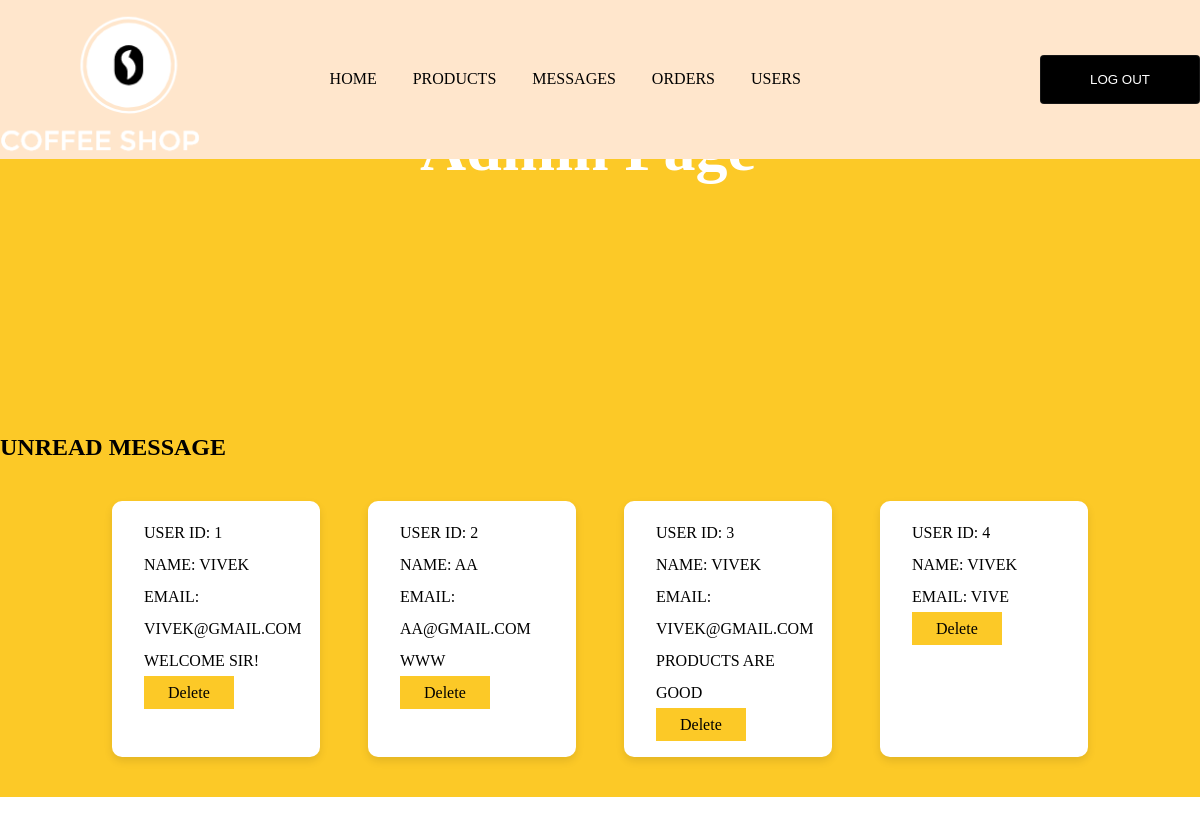
/admin_message.php, run on the app's committed database.
### tables this page shows
CREATE TABLE `message` (
  `id` int(250) NOT NULL,
  `user_id` int(250) NOT NULL,
  `name` varchar(250) NOT NULL,
  `email` varchar(250) NOT NULL,
  `number` varchar(250) NOT NULL,
  `message` varchar(250) NOT NULL
);

### admin_message.php (the view, shortened to what this page needs)
<?php
include ('./inc/conn.php');
?>
<!DOCTYPE html>
<html lang="en">
<head>
</head>
<body>
    <?php
    include ('admin_header.php');
    ?>
    <section class="message-container">
        <h1 class="title">Unread Message</h1>
        <div class="box-container">
            <?php
            $select_message = mysqli_query($conn, "SELECT * FROM `message`");
            if (mysqli_num_rows($select_message) > 0) {
                while ($fetch_message = mysqli_fetch_assoc($select_message)) {
                    ?>
                    <div class="box">
                        <p>user id: <span><?php echo $fetch_message['id']; ?></span></p>
                        <p>name: <span><?php echo $fetch_message['name']; ?></span></p>
                        <p>email: <span><?php echo $fetch_message['email']; ?></span></p>
                        <p><?php echo $fetch_message['message']; ?></p>
                        <a href="admin_message.php?delete=<?php echo $fetch_message['id']; ?>;"
                            onclick="return confirm('Delete this message');" class="delete">Delete</a>
                    </div>
                    <?php
                }
            } else {
                echo '
                <div class="empty">
                <p>no products added yet!</p>
                </div>';
            }
            ?>
        </div>
    </section>
</body>
</html>

### main.css (style rules this page uses)
* { margin: 0; padding: 0; box-sizing: border-box; }
:root { --box-shadow: 0px 0px 0px 6px rgb(255 255 255/40%); --orange: #f0a500; }
a { text-decoration: none; }
.form-container::before, .show-products::before, .message-container::before, .order-container::before { content: ''; background: url('img/6.png'); position: absolute; top: -5%; Left: -15px; width: 225px; height: 650px; background-size: 225px; background-repeat: no-repeat; z-index: 100; }
.box-container { padding: 2% 8%; display: grid; grid-template-columns: repeat(auto-fit, minmax(20rem, 1fr)); column-gap: 1rem; }
.box-container .box, .popular-brands-content .card { box-shadow: var(--box-shadow2); padding: 2rem; margin: 1rem; text-align: center; border-radius: 10px; Line-height: 2; text-transform: uppercase; position: relative; overflow: hidden; box-shadow: 0 4px 8px rgba(0, 0, 0, 0.1); }

### admin_header.php (style rules this page uses)
* { margin: 0; padding: 0; box-sizing: border-box; }
:root { --box-shadow: 0px 0px 0px 6px rgb(255 255 255/40%); --orange: #fcc927; }
a { text-decoration: none; }
.form-container::before, .show-products::before, .message-container::before, .order-container::before { content: ''; background: url('img/6.png'); position: absolute; top: -5%; Left: -15px; width: 225px; height: 650px; background-size: 225px; background-repeat: no-repeat; z-index: 100; }
.box-container { padding: 2% 8%; display: grid; grid-template-columns: repeat(auto-fit, minmax(15rem, 1fr)); column-gap: 1rem; }
.box { background: #fff; box-shadow: var(--box-shadow); border-radius: 5px; }
.show-products, .message-container, .order-container { position: relative; background: var(--orange); margin-top: -3.5rem; }
.edit, .delete { color: black; background: var(--orange); padding: .5rem 1.5rem; text-transform: capitalize; Line-height: 2; }
.message-container .title { text-transform: uppercase; padding-top: 3rem; }
.box-container .box { text-align: left; padding: 1rem 2rem; }

### data on the page
message: id "1", name "VIVEK", email "VIVEK@GMAIL.COM", message "WELCOME SIR!"
message: id "2", name "AA", email "AA@GMAIL.COM", message "WWW"
message: id "3", name "VIVEK", email "VIVEK@GMAIL.COM", message "PRODUCTS ARE GOOD"
message: id "4", name "VIVEK", email "VIVE"
